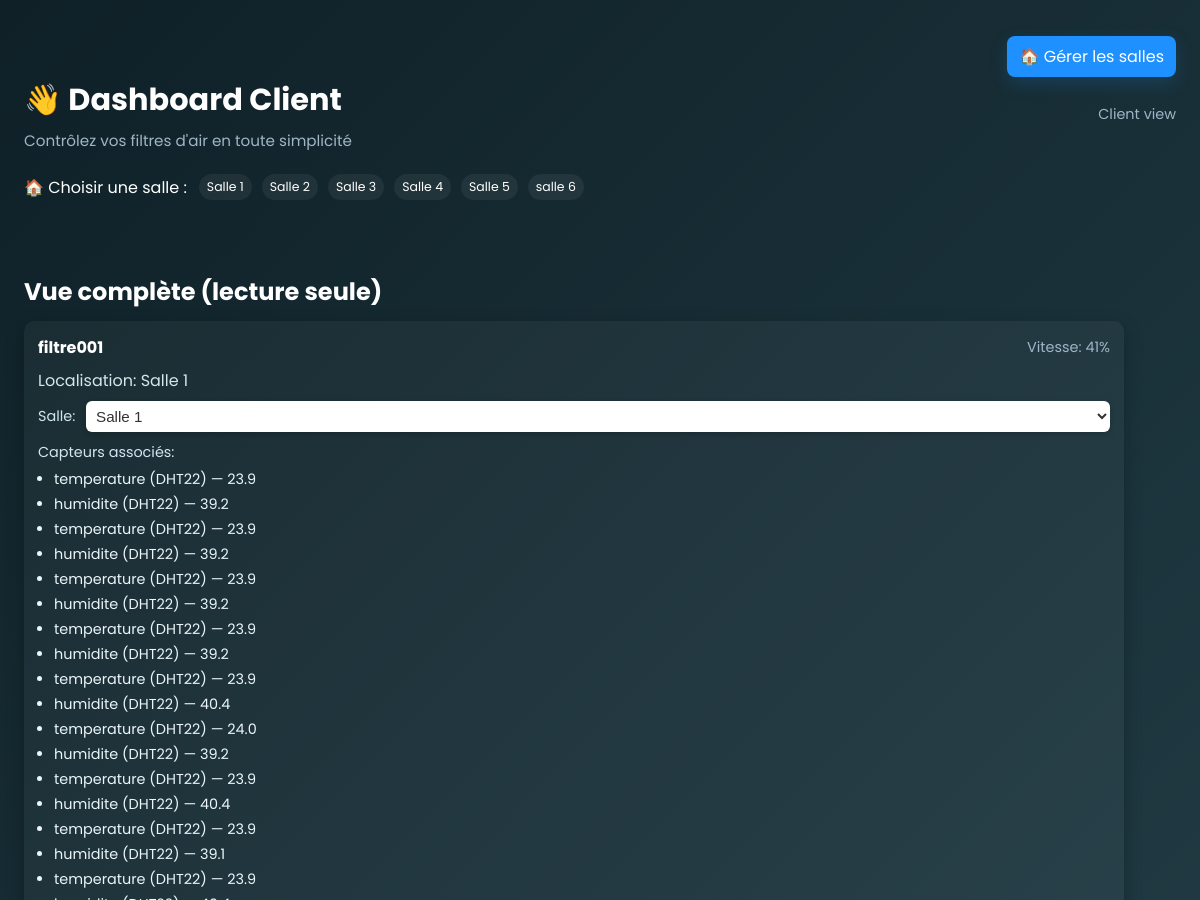
/client/ (upper part), run on an earlier commit of the app's database.
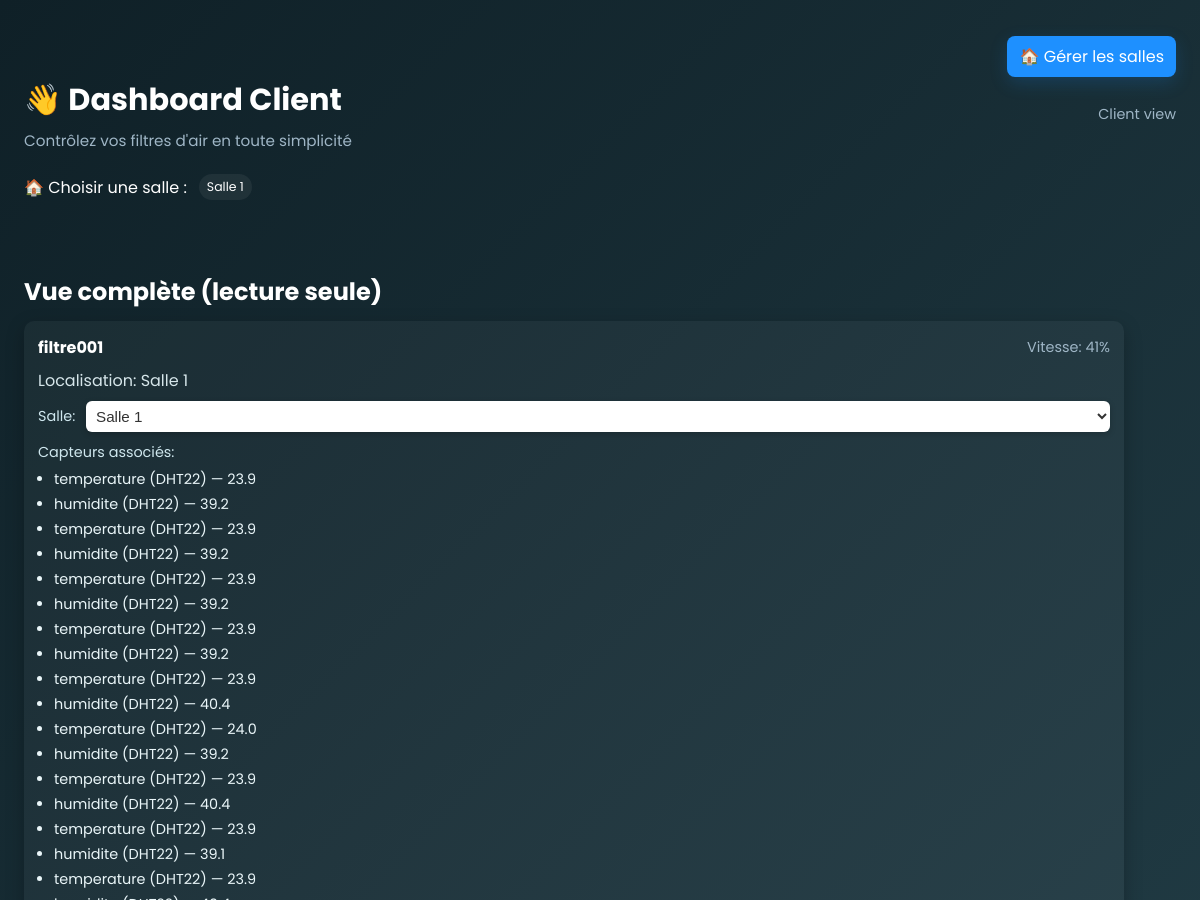
And on a later commit of the database.
### monitoring/models.py (models this page shows, shortened)
class Salle(models.Model):
    nom = models.CharField(max_length=100)

class Filtre(models.Model):
    nom = models.CharField(max_length=100)
    salle = models.ForeignKey(Salle, on_delete=models.CASCADE, null=True, blank=True)
    type = models.CharField(max_length=50)
    date_installation = models.DateField()
    localisation = models.CharField(max_length=100)
    actif = models.BooleanField(default=True)
    vitesse = models.IntegerField(default=0)  # Vitesse en m/s
    broche_esp32 = models.IntegerField(default=0, help_text="broche GPIO sur l'esp32")  # Nouvelle ligne pour broche ESP32

class Capteur(models.Model):
    filtre = models.ForeignKey(Filtre, on_delete=models.CASCADE)
    nom = models.CharField(max_length=100)  # ← nouveau champ
    type = models.CharField(max_length=100)
    valeur = models.CharField(max_length=100)

### monitoring/views.py (the view)
# urls.py: path("client/", client_interface, name="client_interface"),
def client_interface(request):
    salles = Sala = Salle.objects.all()
    capteurs = Capteur.objects.all()
    all_filtres = Filtre.objects.all()
    return render(request, "client.html", {"mode": "full", "salles": salles, "salles_exists": salles.exists(), "capteurs": capteurs, "all_filtres": all_filtres})

### monitoring/templates/client.html (shortened to what this page needs)
{% load static %}
<!DOCTYPE html>
<html lang="fr">
<head>
</head>
<body>
  <div class="container">
    <header>
      <div style="margin-top:12px;display:flex;justify-content:flex-end;">
        <a href="/client/client_salle_all/"
          style="background:var(--accent);color:#fff;padding:8px 12px;
                  border-radius:8px;text-decoration:none;
                  box-shadow:0 6px 18px rgba(30,144,255,0.18);">
          🏠 Gérer les salles
        </a>
      </div>
      <div class="topbar">
        <div>
          <h1>👋 Dashboard Client</h1>
          <p>Contrôlez vos filtres d'air en toute simplicité</p>
        </div>
<div style="text-align:right; color:var(--muted); font-size:0.9rem; display:flex; align-items:center; gap:10px;">
  <span>Client view</span>
</div>
      </div>
    </header>
  <form method="GET" class="salle-select">
    <label for="salle">🏠 Choisir une salle :</label>
    {% if mode == 'salle' %}
      <select name="salle" id="salle" onchange="this.form.submit()">
        {% if salles_exists %}
          {% for salle in salles %}
            <option value="{{ salle.id }}" {% if salle_id and salle.id|stringformat:"s" == salle_id %}selected{% endif %}>{{ salle.nom }}</option>
          {% endfor %}
        {% else %}
          <option value="">Aucune salle disponible — contactez l'admin</option>
        {% endif %}
      </select>
    {% else %}
      {% if salles_exists %}
        <div style="display:flex;gap:10px;flex-wrap:wrap;">
          {% for salle in salles %}
            <a href="/client/salles/{{ salle.id }}/" class="badge" style="text-decoration:none;color:inherit;">{{ salle.nom }}</a>
          {% endfor %}
        </div>
      {% else %}
        <div style="color:var(--muted)">Aucune salle disponible</div>
      {% endif %}
    {% endif %}
  </form>
  <section style="width:100%;max-width:1100px;margin-top:48px;padding:6px 0;">
    <h2 style="color:#fff;margin-bottom:12px;">Vue complète (lecture seule)</h2>
    <div style="display:grid;grid-template-columns:repeat(auto-fit,minmax(320px,1fr));gap:22px;">
      {% for f in all_filtres %}
        <div style="background:rgba(255,255,255,0.04);padding:14px;border-radius:10px;box-shadow:0 6px 18px rgba(0,0,0,0.25);">
          <div style="display:flex;justify-content:space-between;align-items:center;">
            <strong style="color:#fff">{{ f.nom }}</strong>
            <span style="color:#9fb6c6;font-size:0.9rem">Vitesse: {{ f.vitesse }}%</span>
          </div>
          <div style="margin-top:8px;color:#d6e6ea">Localisation: {{ f.localisation }}</div>
          <div style="margin-top:8px;display:flex;gap:8px;align-items:center;">
            <label style="color:#cfe7ee;font-size:0.9rem;min-width:40px;">Salle:</label>
            <select class="change-salle-select" data-filtre-id="{{ f.id }}" style="flex:1;padding:6px;border-radius:6px;border:none;background:#fff;color:#333;">
              {% for s in salles %}
                <option value="{{ s.id }}" {% if f.salle and s.id == f.salle.id %}selected{% endif %}>{{ s.nom }}</option>
              {% endfor %}
            </select>
          </div>
          <div style="margin-top:10px;color:#cfe7ee;font-size:0.9rem">
            Capteurs associés:
            <ul style="margin:6px 0 0 16px;padding:0;">
              {% for c in capteurs %}
                {% if c.filtre_id == f.id %}
                  <li style="color:#eaf6f9;margin-bottom:4px;">{{ c.nom }} ({{ c.type }}) — {{ c.valeur }}</li>
                {% endif %}
              {% endfor %}
            </ul>
          </div>
        </div>
      {% empty %}
        <div style="background:rgba(255,255,255,0.03);padding:12px;border-radius:8px;color:#ddd;">Aucun filtre</div>
      {% endfor %}
    </div>
  </section>
</body>
</html>

What changed in the data, as far as the page shows it:
removed Salle: nom "Salle 2"
removed Salle: nom "Salle 3"
removed Salle: nom "Salle 4"
removed Salle: nom "Salle 5"
removed Salle: nom "salle 6"
